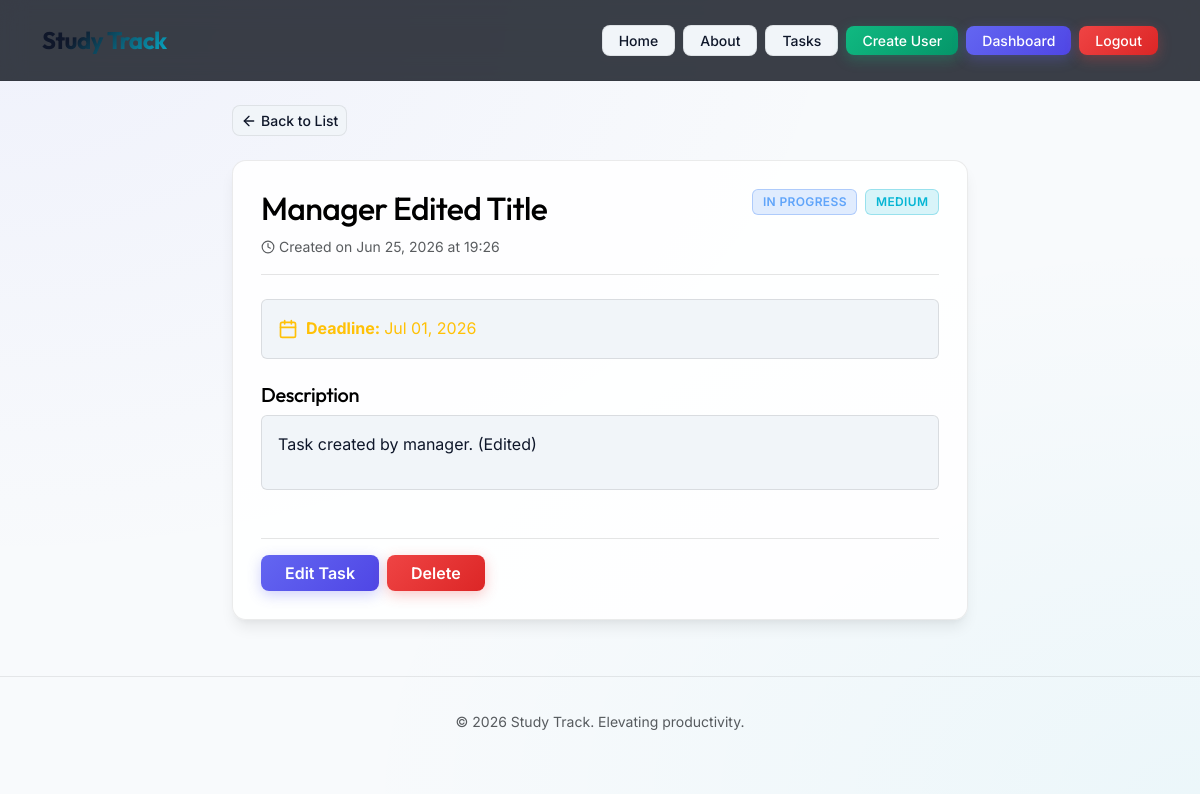
The page /tasks/4/ (signed in) on the database its author committed.
### study_task/models.py (models this page shows, shortened)
class Task(models.Model):
	PRIORITY_CHOICES = [
		(1, "Low"),
		(2, "Medium"),
		(3, "High"),
	]
	STATUS_CHOICES = [
		("pending", "Pending"),
		("in_progress", "In Progress"),
		("completed", "Completed")
	]
	title = models.CharField(max_length=200)
	description = models.TextField(blank=True)
	created_at = models.DateTimeField(auto_now_add=True)
	priority = models.PositiveSmallIntegerField(choices=PRIORITY_CHOICES, default=2)
	status = models.CharField(max_length=32, choices=STATUS_CHOICES, default="todo")
	deadline = models.DateField(null=True, blank=True)
	class Meta:
		ordering = ["-created_at"]

### study_task/views.py (the view)
# urls.py: path("tasks/<int:pk>/", views.task_detail, name="task_detail"),
@login_required
def task_detail(request, pk):
    task = get_object_or_404(Task, pk=pk)
    context = {"task": task, "menu_items": [
            {"label": "Home", "url": "/"},
            {"label": "About", "url": "/about/"},
            {"label": "Tasks", "url": "/tasks/"},
        ],}
    return render(request, "task_detail.html", context)

### templates/task_detail.html (shortened to what this page needs)
{% extends "base.html" %}
{% block content %}
<div class="row justify-content-center animate-fade-in">
  <div class="col-lg-8">
    <a href="{% url 'task_list' %}" class="btn btn-secondary btn-sm mb-3 d-inline-flex align-items-center">
      <svg xmlns="http://www.w3.org/2000/svg" width="16" height="16" viewBox="0 0 24 24" fill="none"
        stroke="currentColor" stroke-width="2" stroke-linecap="round" stroke-linejoin="round" class="me-1">
        <line x1="19" y1="12" x2="5" y2="12"></line>
        <polyline points="12 19 5 12 12 5"></polyline>
      </svg>
      Back to List
    </a>
    <div class="card my-2">
      <div class="card-body">
        <div
          class="d-flex flex-column flex-sm-row justify-content-between align-items-start gap-3 mb-4 pb-3 border-bottom border-secondary">
          <div>
            <h3 class="card-title h2 text-black mb-2">{{ task.title }}</h3>
            <div class="text-muted small d-flex align-items-center">
              <svg xmlns="http://www.w3.org/2000/svg" width="14" height="14" viewBox="0 0 24 24" fill="none"
                stroke="currentColor" stroke-width="2" stroke-linecap="round" stroke-linejoin="round" class="me-1">
                <circle cx="12" cy="12" r="10"></circle>
                <polyline points="12 6 12 12 16 14"></polyline>
              </svg>
              <span>Created on {{ task.created_at|date:"M d, Y" }} at {{ task.created_at|date:"H:i" }}</span>
            </div>
          </div>
          <div class="d-flex gap-2">
            {% if task.status == 'pending' %}
            <span class="badge badge-status-pending">Pending</span>
            {% elif task.status == 'in_progress' %}
            <span class="badge badge-status-inprogress">In Progress</span>
            {% else %}
            <span class="badge badge-status-completed">Completed</span>
            {% endif %}
            {% if task.priority == 3 %}
            <span class="badge badge-priority-high">High</span>
            {% elif task.priority == 2 %}
            <span class="badge badge-priority-medium">Medium</span>
            {% else %}
            <span class="badge badge-priority-low">Low</span>
            {% endif %}
          </div>
        </div>
        {% if task.deadline %}
        <div class="p-3 mb-4 rounded bg-dark border border-secondary d-flex align-items-center">
          <span class="text-warning d-flex align-items-center">
            <strong>Deadline:</strong> <span class="ms-1">{{ task.deadline|date:"M d, Y" }}</span>
          </span>
        </div>
        {% endif %}
        <h4 class="h5 text-black mb-2">Description</h4>
        <div class="mb-5 p-3 rounded bg-dark border border-secondary text-light">
          {% if task.description %}
          {{ task.description|linebreaks }}
          {% else %}
          <p class="text-muted italic mb-0">No description provided for this task.</p>
          {% endif %}
        </div>
        <div class="d-flex flex-wrap gap-2 pt-3 border-top border-secondary align-items-center">
          <a href="{% url 'task_edit' task.pk %}" class="btn btn-primary px-4">Edit Task</a>
          <button type="button" class="btn btn-danger px-4" data-bs-toggle="modal" data-bs-target="#deleteModal"
            data-delete-url="{% url 'task_delete' task.pk %}" onclick="event.stopPropagation();">Delete</button>
        </div>
      </div>
    </div>
  </div>
</div>
{% endblock %}

### static/css/styles.css (style rules this page uses)
:root { --bg-primary: #f8fafc; --bg-secondary: #ffffff; --bg-tertiary: #f1f5f9; --accent-primary: #6366f1; --accent-primary-hover: #4f46e5; --accent-secondary: #06b6d4; --accent-secondary-hover: #0891b2; --accent-success: #10b981; --accent-warning: #f59e0b; --accent-danger: #ef4444; --text-main: #0f172a; --text-muted: #475569; --text-dark: #0f172a; --border-radius-sm: 8px; --border-radius-md: 14px; --border-radius-lg: 20px; --border-light: rgba(0, 0, 0, 0.08); --shadow-sm: 0 4px 6px -1px rgba(0, 0, 0, 0.05), 0 2px 4px -1px rgba(0, 0, 0, 0.03); --shadow-md: 0 10px 15px -3px rgba(0, 0, 0, 0.08), 0 4px 6px -2px rgba(0, 0, 0, 0.04); --shadow-lg: 0 20px 25px -5px rgba(0, 0, 0, 0.1), 0 10px 10px -5px rgba(0, 0, 0, 0.04); --glass-bg: rgba(255, 255, 255, 0.85); --glass-border: rgba(0, 0, 0, 0.08); }
body { font-family: 'Inter', sans-serif; background-color: var(--bg-primary); background-image: radial-gradient(at 0% 0%, rgba(99, 102, 241, 0.06) 0px, transparent 50%), radial-gradient(at 100% 100%, rgba(6, 182, 212, 0.05) 0px, transparent 50%); background-attachment: fixed; color: var(--text-main); min-height: 100vh; line-height: 1.6; }
h1, h2, h3, h4, h5, h6, .navbar-brand { font-family: 'Outfit', sans-serif; font-weight: 700; letter-spacing: -0.02em; }
.card, .task-card { background: var(--glass-bg); backdrop-filter: blur(16px); -webkit-backdrop-filter: blur(16px); border: 1px solid var(--glass-border) !important; border-radius: var(--border-radius-md); box-shadow: var(--shadow-md); color: var(--text-main); transition: transform 0.3s cubic-bezier(0.16, 1, 0.3, 1), box-shadow 0.3s ease, border-color 0.3s ease; }
.card-body { padding: 1.75rem; }
.btn-primary { background: linear-gradient(135deg, var(--accent-primary) 0%, var(--accent-primary-hover) 100%); border: none; font-weight: 600; border-radius: var(--border-radius-sm); box-shadow: 0 4px 14px 0 rgba(99, 102, 241, 0.3); transition: all 0.2s ease; color: #fff; }
.btn-secondary { background: var(--bg-tertiary); border: 1px solid var(--glass-border); color: var(--text-main); font-weight: 500; border-radius: var(--border-radius-sm); transition: all 0.2s ease; }
.btn-danger { background: linear-gradient(135deg, var(--accent-danger) 0%, #dc2626 100%); border: none; font-weight: 600; border-radius: var(--border-radius-sm); box-shadow: 0 4px 14px 0 rgba(239, 68, 68, 0.3); transition: all 0.2s ease; color: #fff; }
.badge { padding: 0.5em 0.8em; font-weight: 600; font-size: 0.75rem; letter-spacing: 0.03em; text-transform: uppercase; border-radius: 6px; }
.badge-status-inprogress { background: rgba(59, 130, 246, 0.15) !important; color: #60a5fa !important; border: 1px solid rgba(59, 130, 246, 0.3); }
.badge-priority-medium { background: rgba(6, 182, 212, 0.15) !important; color: var(--accent-secondary) !important; border: 1px solid rgba(6, 182, 212, 0.3); }
.animate-fade-in { animation: fadeIn 0.4s ease forwards; }
.text-white, .text-light, .navbar-dark .navbar-brand { color: var(--text-main) !important; }
.card .text-light, .card label.text-light { color: var(--text-main) !important; }
.bg-dark { background-color: var(--bg-tertiary) !important; }
.border-secondary { border-color: rgba(0, 0, 0, 0.1) !important; }

### rows shown on the page
Task: title "Manager Edited Title", created_at "Jun 25, 2026", created_at "19:26", deadline "Jul 01, 2026", description "Task created by manager. (Edited)"

### other values the page prints
{{ item.label }} "Home" "About" "Tasks"
